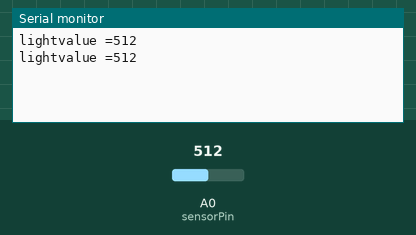
Simulated run of this sketch. Board: Arduino Uno, built with avr-gcc and run on an emulated ATmega328P. Shown: the last lines printed to the serial monitor. Inputs (shaded band) come from the test bench; at power-on: A0 (sensorPin) = 512.

Above: at 2.8 s.
2.9 s: A0 (sensorPin) set to 716
At 4.5 s:
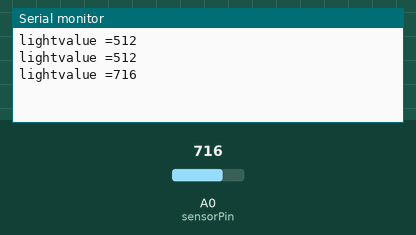
5.6 s: A0 (sensorPin) set to 900
At 7.2 s:
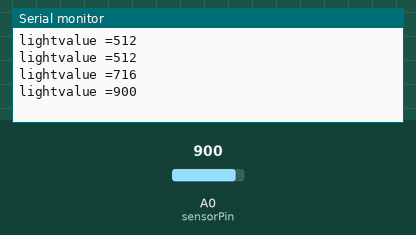
Timing chart, 0 to 8.7 s (numbered marks = the images above; inputs shaded):
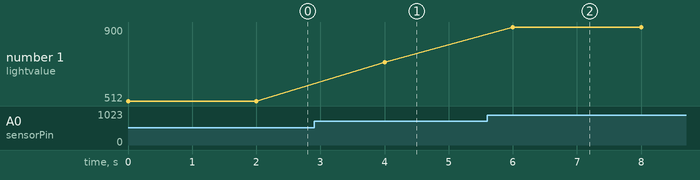

Measured:
- after the input at 2.9 s, the serial monitor: prints a new line after 1.1 s (image 1)
- after the input at 5.6 s, the serial monitor: prints a new line after 0.40 s (image 2)
- plotted number 1: 512 → 716 after the input at 2.9 s, 716 → 900 after the input at 5.6 s

The sketch:

LED_LightResistorCircuit.ino
```cpp
int sensorPin = A0;    // select the input pin for the potentiometer
int sensorValue = 0;  // variable to store the value coming from the sensor


void setup() {
 Serial.begin(9600);
}


void loop() {
 sensorValue = analogRead(sensorPin);
 Serial.print("lightvalue =");
 Serial.println(sensorValue);
 delay(2000);

 if (sensorValue < 250)
{
  digitalWrite(7, LOW);
  delay(2000);
}
  else
{
  digitalWrite(7, HIGH);
}
}
```
